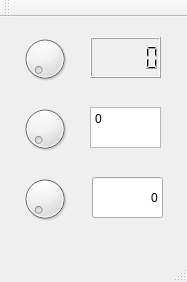
<?xml version="1.0" encoding="UTF-8"?>
<ui version="4.0">
 <class>MainWindow</class>
 <widget class="QMainWindow" name="MainWindow">
  <property name="geometry">
   <rect>
    <x>0</x>
    <y>0</y>
    <width>187</width>
    <height>282</height>
   </rect>
  </property>
  <property name="windowTitle">
   <string>MainWindow</string>
  </property>
  <widget class="QWidget" name="centralWidget">
   <widget class="QDial" name="dial_1">
    <property name="geometry">
     <rect>
      <x>20</x>
      <y>10</y>
      <width>50</width>
      <height>64</height>
     </rect>
    </property>
   </widget>
   <widget class="QDial" name="dial_2">
    <property name="geometry">
     <rect>
      <x>20</x>
      <y>80</y>
      <width>50</width>
      <height>64</height>
     </rect>
    </property>
   </widget>
   <widget class="QLCDNumber" name="lcdNumber">
    <property name="geometry">
     <rect>
      <x>90</x>
      <y>20</y>
      <width>71</width>
      <height>41</height>
     </rect>
    </property>
   </widget>
   <widget class="QPlainTextEdit" name="plainTextEdit">
    <property name="geometry">
     <rect>
      <x>90</x>
      <y>90</y>
      <width>71</width>
      <height>41</height>
     </rect>
    </property>
    <property name="inputMethodHints">
     <set>Qt::ImhNone</set>
    </property>
    <property name="documentTitle">
     <string/>
    </property>
    <property name="readOnly">
     <bool>true</bool>
    </property>
    <property name="plainText">
     <string>0</string>
    </property>
   </widget>
   <widget class="QDial" name="dial_3">
    <property name="geometry">
     <rect>
      <x>20</x>
      <y>150</y>
      <width>50</width>
      <height>64</height>
     </rect>
    </property>
   </widget>
   <widget class="QLineEdit" name="lineEdit">
    <property name="geometry">
     <rect>
      <x>92</x>
      <y>160</y>
      <width>71</width>
      <height>41</height>
     </rect>
    </property>
    <property name="text">
     <string>0</string>
    </property>
    <property name="alignment">
     <set>Qt::AlignRight|Qt::AlignTrailing|Qt::AlignVCenter</set>
    </property>
    <property name="readOnly">
     <bool>true</bool>
    </property>
   </widget>
  </widget>
  <widget class="QMenuBar" name="menuBar">
   <property name="geometry">
    <rect>
     <x>0</x>
     <y>0</y>
     <width>187</width>
     <height>27</height>
    </rect>
   </property>
  </widget>
  <widget class="QToolBar" name="mainToolBar">
   <attribute name="toolBarArea">
    <enum>TopToolBarArea</enum>
   </attribute>
   <attribute name="toolBarBreak">
    <bool>false</bool>
   </attribute>
  </widget>
  <widget class="QStatusBar" name="statusBar"/>
 </widget>
 <layoutdefault spacing="6" margin="11"/>
 <resources/>
 <connections>
  <connection>
   <sender>dial_1</sender>
   <signal>valueChanged(int)</signal>
   <receiver>lcdNumber</receiver>
   <slot>display(int)</slot>
   <hints>
    <hint type="sourcelabel">
     <x>44</x>
     <y>81</y>
    </hint>
    <hint type="destinationlabel">
     <x>125</x>
     <y>80</y>
    </hint>
   </hints>
  </connection>
 </connections>
</ui>
